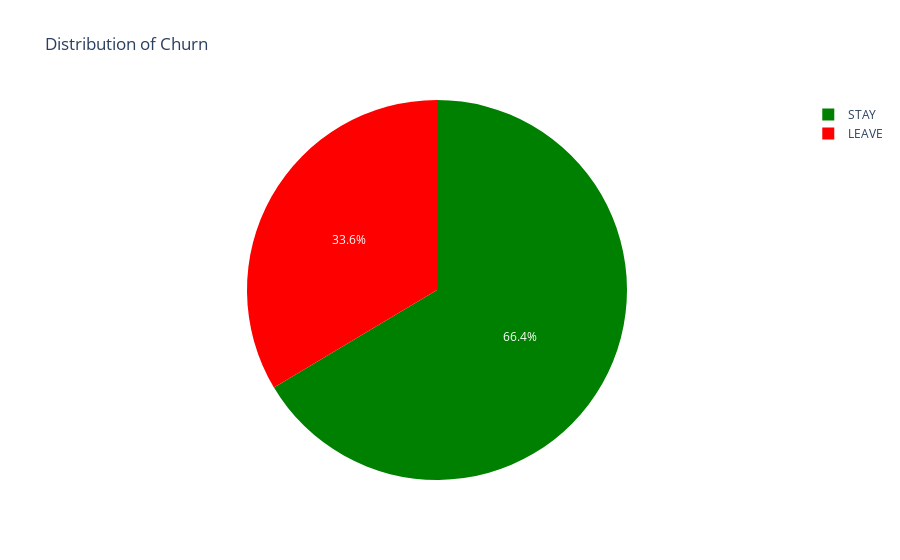

The code cell stored with this chart in its notebook:
### Code cell
target_instance = xToAnalyse["CHURN_LABEL"].value_counts().to_frame()
target_instance = target_instance.reset_index()

fig = px.pie(target_instance, values='CHURN_LABEL', names = ['STAY', 'LEAVE'], color_discrete_sequence=["green", "red"],
             title='Distribution of Churn')
fig.show()

### Figure 1 — Plotly figure (JSON) as saved in the notebook; plotly's stock layout.template omitted (floating-point values rounded to 4 significant figures)
{"data": [{"domain": {"x": [0, 1], "y": [0, 1]}, "hovertemplate": "label=%{label}<br>CHURN_LABEL=%{value}<extra></extra>", "labels": ["STAY", "LEAVE"], "legendgroup": "", "name": "", "showlegend": true, "type": "pie", "values": [2520, 1274]}], "layout": {"legend": {"tracegroupgap": 0}, "piecolorway": ["green", "red"], "title": {"text": "Distribution of Churn"}}}
